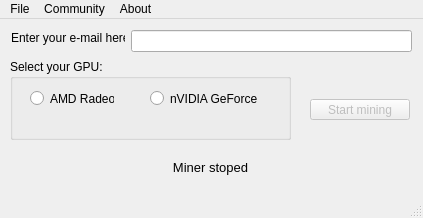
<?xml version="1.0" encoding="UTF-8"?>
<ui version="4.0">
 <class>MainWindow</class>
 <widget class="QMainWindow" name="MainWindow">
  <property name="geometry">
   <rect>
    <x>0</x>
    <y>0</y>
    <width>423</width>
    <height>218</height>
   </rect>
  </property>
  <property name="windowTitle">
   <string>MainWindow</string>
  </property>
  <widget class="QWidget" name="centralwidget">
   <widget class="QLabel" name="labelMineStatus">
    <property name="geometry">
     <rect>
      <x>10</x>
      <y>140</y>
      <width>401</width>
      <height>16</height>
     </rect>
    </property>
    <property name="font">
     <font>
      <pointsize>10</pointsize>
     </font>
    </property>
    <property name="autoFillBackground">
     <bool>false</bool>
    </property>
    <property name="text">
     <string>Miner stoped</string>
    </property>
    <property name="alignment">
     <set>Qt::AlignCenter</set>
    </property>
   </widget>
   <widget class="QGroupBox" name="groupBox">
    <property name="geometry">
     <rect>
      <x>10</x>
      <y>40</y>
      <width>281</width>
      <height>81</height>
     </rect>
    </property>
    <property name="title">
     <string>Select your GPU:</string>
    </property>
    <widget class="QRadioButton" name="radioAMD">
     <property name="geometry">
      <rect>
       <x>20</x>
       <y>30</y>
       <width>84</width>
       <height>19</height>
      </rect>
     </property>
     <property name="text">
      <string>AMD Radeon</string>
     </property>
    </widget>
    <widget class="QRadioButton" name="radioNVIDIA">
     <property name="geometry">
      <rect>
       <x>140</x>
       <y>30</y>
       <width>111</width>
       <height>19</height>
      </rect>
     </property>
     <property name="text">
      <string>nVIDIA GeForce</string>
     </property>
    </widget>
   </widget>
   <widget class="QLineEdit" name="lineEditEmail">
    <property name="geometry">
     <rect>
      <x>131</x>
      <y>11</y>
      <width>281</width>
      <height>22</height>
     </rect>
    </property>
   </widget>
   <widget class="QPushButton" name="m_startMiningButton">
    <property name="enabled">
     <bool>false</bool>
    </property>
    <property name="geometry">
     <rect>
      <x>310</x>
      <y>80</y>
      <width>100</width>
      <height>21</height>
     </rect>
    </property>
    <property name="sizePolicy">
     <sizepolicy hsizetype="Fixed" vsizetype="Fixed">
      <horstretch>0</horstretch>
      <verstretch>0</verstretch>
     </sizepolicy>
    </property>
    <property name="minimumSize">
     <size>
      <width>100</width>
      <height>0</height>
     </size>
    </property>
    <property name="maximumSize">
     <size>
      <width>190</width>
      <height>16777215</height>
     </size>
    </property>
    <property name="text">
     <string>Start mining</string>
    </property>
    <property name="checkable">
     <bool>true</bool>
    </property>
   </widget>
   <widget class="QLabel" name="label">
    <property name="geometry">
     <rect>
      <x>11</x>
      <y>11</y>
      <width>114</width>
      <height>16</height>
     </rect>
    </property>
    <property name="text">
     <string>Enter your e-mail here: </string>
    </property>
   </widget>
  </widget>
  <widget class="QMenuBar" name="menubar">
   <property name="geometry">
    <rect>
     <x>0</x>
     <y>0</y>
     <width>423</width>
     <height>20</height>
    </rect>
   </property>
   <widget class="QMenu" name="menuGold_mining_for_games">
    <property name="title">
     <string>File</string>
    </property>
    <addaction name="m_actionExit"/>
   </widget>
   <widget class="QMenu" name="menuAbout">
    <property name="title">
     <string>About</string>
    </property>
    <addaction name="m_actionAbout_this"/>
    <addaction name="m_actionAbout_Fortune1Coin"/>
   </widget>
   <widget class="QMenu" name="menuGo_to_the_site">
    <property name="title">
     <string>Community</string>
    </property>
    <addaction name="m_actionTelegram"/>
    <addaction name="m_actionTwitter"/>
    <addaction name="m_actionVK"/>
   </widget>
   <addaction name="menuGold_mining_for_games"/>
   <addaction name="menuGo_to_the_site"/>
   <addaction name="menuAbout"/>
  </widget>
  <widget class="QStatusBar" name="statusbar"/>
  <action name="m_actionExit">
   <property name="text">
    <string>E&amp;xit</string>
   </property>
   <property name="shortcut">
    <string>Ctrl+Q</string>
   </property>
  </action>
  <action name="m_actionTwitter">
   <property name="text">
    <string>T&amp;witter</string>
   </property>
  </action>
  <action name="m_actionTelegram">
   <property name="text">
    <string>&amp;Telegram</string>
   </property>
  </action>
  <action name="m_actionVK">
   <property name="text">
    <string>&amp;VK</string>
   </property>
  </action>
  <action name="m_actionAbout_this">
   <property name="text">
    <string>About this application</string>
   </property>
  </action>
  <action name="m_actionAbout_Fortune1Coin">
   <property name="text">
    <string>About Fortune1Coin</string>
   </property>
  </action>
 </widget>
 <resources/>
 <connections>
  <connection>
   <sender>groupBox</sender>
   <signal>clicked()</signal>
   <receiver>MainWindow</receiver>
   <slot>lower()</slot>
   <hints>
    <hint type="sourcelabel">
     <x>150</x>
     <y>100</y>
    </hint>
    <hint type="destinationlabel">
     <x>211</x>
     <y>108</y>
    </hint>
   </hints>
  </connection>
 </connections>
</ui>
